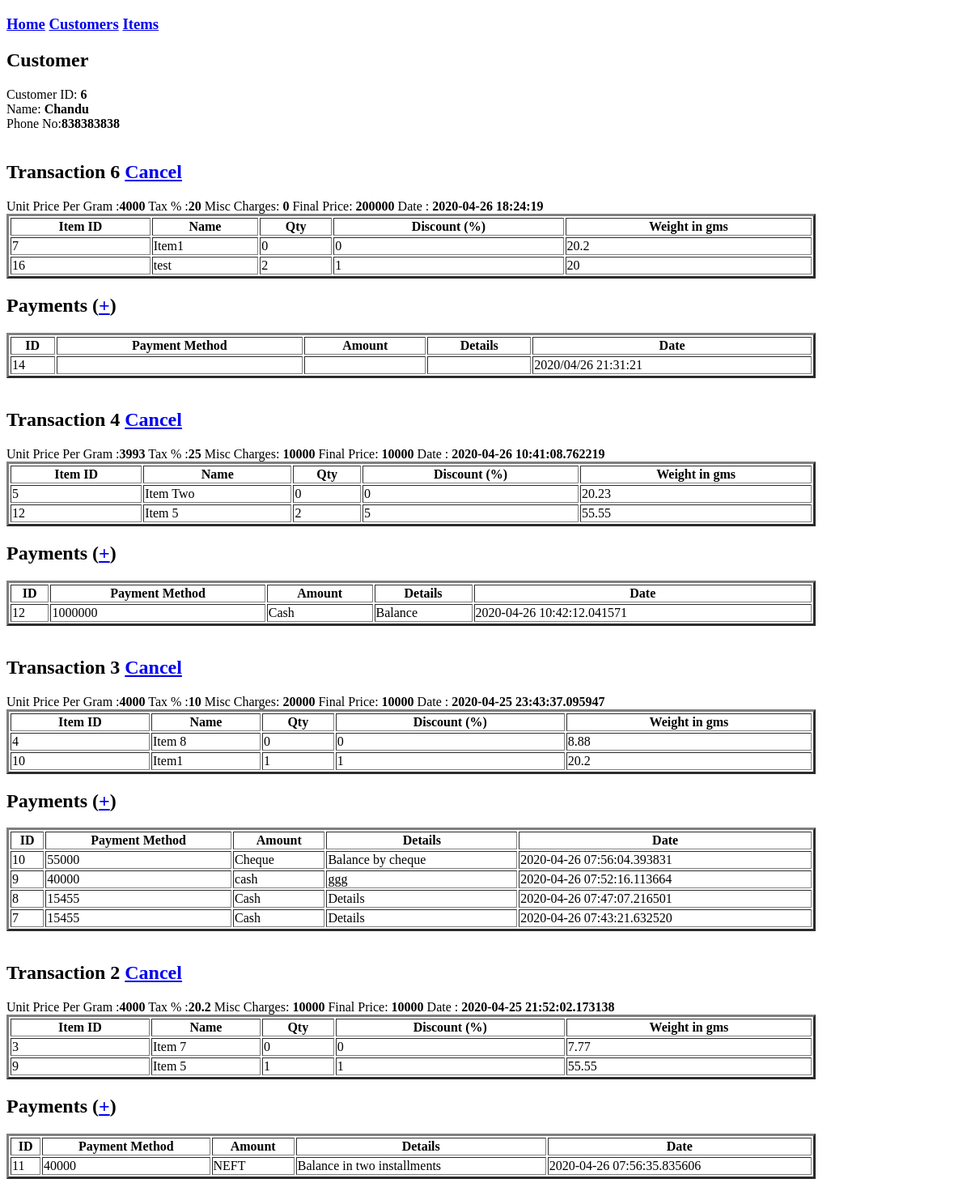
Before: /showtransactions/6/ with the older database file.
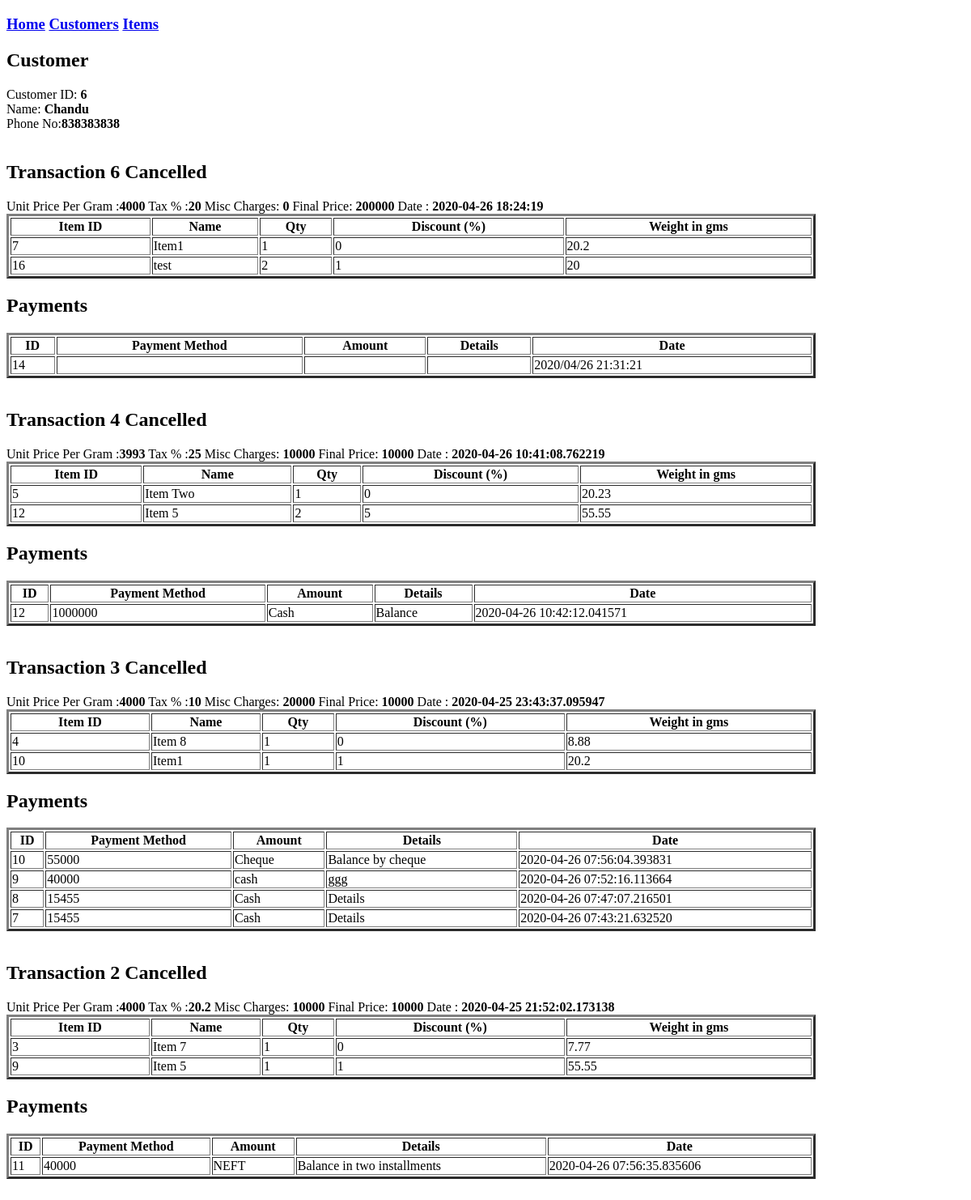
After: the same page with the newer database file.
### tables this page shows
CREATE TABLE "trans" (
	"id"	INTEGER NOT NULL PRIMARY KEY AUTOINCREMENT,
	"customer_id"	INTEGER NOT NULL,
	"unit_price"	NUMERIC NOT NULL DEFAULT 0.00,
	"tax"	NUMERIC NOT NULL DEFAULT 10,
	"misc"	NUMERIC NOT NULL,
	"create_date"	TEXT NOT NULL,
	"final_price"	NUMERIC,
	"status"	TEXT NOT NULL DEFAULT 'ACTIVE',
	"cancel_date"	TEXT
);

CREATE TABLE "transaction_items" (
	"id"	INTEGER NOT NULL PRIMARY KEY AUTOINCREMENT,
	"tx_id"	INTEGER NOT NULL,
	"item_id"	INTEGER NOT NULL,
	"qty"	INTEGER NOT NULL DEFAULT 1,
	"discount"	NUMERIC NOT NULL DEFAULT 0.00
);

CREATE TABLE "item" (
	"id"	INTEGER NOT NULL PRIMARY KEY AUTOINCREMENT UNIQUE,
	"name"	TEXT NOT NULL,
	"desc"	TEXT NOT NULL,
	"weight"	NUMERIC NOT NULL,
	"photo"	TEXT,
	"created_date"	TEXT NOT NULL,
	"stock"	INTEGER DEFAULT 0.0
);

### api.py (the view)
@app.route('/showtransactions/<id>/')
def show_transactions(id):
    c = customer.get(id)
    transactions = trans.get_transactions_for_customer(id)
    return render_template("transaction.html",customer=c,transactions=transactions)

### customer.py (called while the page is built)
    def get(self,id):
        sql = "select * from customer where id = ?"
        result = self.connection.cursor().execute(sql,(id,))
        rows = result.fetchall()
        return rows

### transaction.py (called while the page is built)
    def get_items_for_transaction(self,ids):
        sql = "select * from transaction_items a, item b where a.tx_id = ? \
             and a.item_id = b.id order by tx_id desc"
        result = self.connection.cursor().execute(sql,[ids])
        rows = result.fetchall()
        return rows

    def payments(self, bill_id):
        sql = "select id,payment_type,amount,payment_details,payment_date from payment where tx_id = ? order by id desc"
        result = self.connection.cursor().execute(sql,(bill_id,))
        rows = result.fetchall()
        return rows

### templates/transaction.html (shortened to what this page needs)
<!DOCTYPE html>
<html>
<head>
</head>
<body>
    <h3><a href='/'>Home</a> <a href='/customers/'>Customers</a> <a href='/items/'>Items</a></h3>
        <h2>Customer</h2>
        Customer ID: <strong>{{customer[0][0]}}</strong><br>
        Name: <strong>{{customer[0][1]}}</strong><br>
        Phone No:<strong>{{customer[0][2]}}</strong><br><br>
        {% for trans in transactions['transactions'] %}
        {% if trans['status'] == 'ACTIVE' %}
        <h2>Transaction {{trans['id']}} <a href="/cancel/{{trans['id']}}/">Cancel</a></h2>
        {% else %}
        <h2>Transaction {{trans['id']}} Cancelled</h2>
        {% endif %}
        Unit Price Per Gram :<strong>{{trans['unit_price']}}</strong>   Tax % :<Strong>{{trans['tax']}}</Strong>    Misc Charges:<Strong> {{trans['misc']}}</Strong>    Final Price:<Strong> {{trans['final_price']}}</Strong>  Date :<Strong> {{trans['created_date']}}</Strong><br>
        <table id="data_table" style="width:1000px" border="3">
            <th>Item ID</th>
            <th>Name</th>
            <th>Qty</th>
            <th>Discount (%)</th>
            <th>Weight in gms</th>
            {% for c in trans['items'] %}
            <tr>
                <td>{{c['id']}}</td>
                <td>{{c['item_name']}}</td>
                <td>{{c['qty']}}</td>
                <td>{{c['discount']}}</td>
                <td>{{c['weight']}}</td>
            </tr>
            {% endfor %}
        </table>
        {% if trans['status'] == 'ACTIVE' %}
        <h2>Payments (<a href='/newpayment/{{trans['id']}}/{{customer[0][0]}}/'>+</a>)</h2>
        {% else %}
        <h2>Payments</h2>
        {% endif %}
        <table id="data_table" style="width:1000px" border="3">
            <th>ID</th>
            <th>Payment Method</th>
            <th>Amount</th>
            <th>Details</th>
            <th>Date</th>
            {% for c in trans['payments'] %}
            <tr>
                <td>{{c['id']}}</td>
                <td>{{c['payment_method']}}</td>
                <td>{{c['amount']}}</td>
                <td>{{c['payment_details']}}</td>
                <td>{{c['payment_date']}}</td>
            </tr>
            {% endfor %}
        </table><br>
        {% endfor %}
</body>
</html>

Changed rows visible on the page:
changed trans id 6: status "Cancel Payments ( + )" → "Cancelled Payments"
changed transaction_items id 7: qty "0" → "1"
changed trans id 4: status "Cancel Payments ( + )" → "Cancelled Payments"
changed transaction_items "Item Two": qty "0" → "1"
changed trans id 3: status "Cancel Payments ( + )" → "Cancelled Payments"
changed transaction_items "Item 8": qty "0" → "1"
changed trans id 2: status "Cancel Payments ( + )" → "Cancelled Payments"
changed transaction_items "Item 7": qty "0" → "1"
